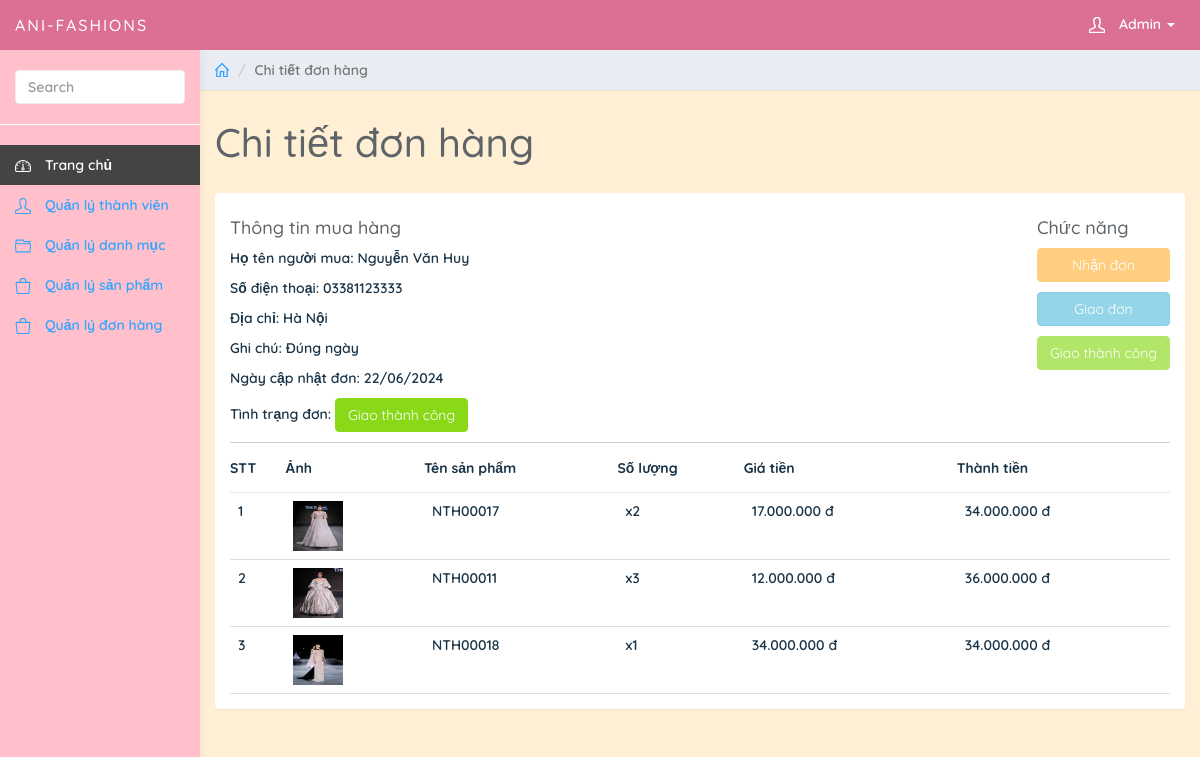
The app's page /admin/index.php?page_layout=order_detail.php&id=15 (signed in) with its own data.
### tables this page shows
CREATE TABLE `orders` (
  `id` int(11) NOT NULL,
  `code` varchar(11) NOT NULL,
  `user_id` int(11) NOT NULL,
  `fullname` varchar(255) NOT NULL,
  `email` varchar(255) NOT NULL,
  `phone` varchar(11) DEFAULT NULL,
  `address` text NOT NULL,
  `total` bigint(20) NOT NULL,
  `note` text DEFAULT NULL,
  `payment` varchar(255) NOT NULL,
  `order_date` date NOT NULL,
  `status` int(11) NOT NULL,
  `IsDeleted` int(1) DEFAULT NULL
);

CREATE TABLE `orders_detail` (
  `id` int(11) NOT NULL,
  `id_order` int(11) NOT NULL,
  `code` varchar(11) NOT NULL,
  `image` text NOT NULL,
  `name` varchar(255) NOT NULL,
  `quantity` int(11) NOT NULL,
  `price` bigint(20) NOT NULL
);

### admin/orders/order_detail.php (the view, shortened to what this page needs)
<?php
if ($connect) {
    if(isset($_GET['id']) && $_GET['id']){
        $order = $connect->query("SELECT * FROM orders WHERE id = ".$_GET['id']);
        $detail = $connect->query("SELECT * FROM orders_detail WHERE id_order = ".$_GET['id']);
        if($detail->num_rows){
            $list = $detail;
            $one = $order->fetch_assoc();
        }else{
            header("Location: ?page_layout=orders");
            exit;
        }
    }else{
        header("Location: ?page_layout=orders");
        exit;
    }
}
?>
<div class="col-sm-9 col-sm-offset-3 col-lg-10 col-lg-offset-2 main">
    <div class="row">
        <ol class="breadcrumb">
            <li>
                <a href="#"><svg class="glyph stroked home">
                        <use xlink:href="#stroked-home"></use>
                    </svg>
                </a>
            </li>
            <li class="active">Chi tiết đơn hàng</li>
        </ol>
    </div>
    <div class="row">
        <div class="col-lg-12">
            <h1 class="page-header">Chi tiết đơn hàng</h1>
        </div>
    </div>
    <div class="row">
        <div class="col-lg-12">
            <div class="panel panel-default">
                <div class="panel-body">
                    <div class="d-flex justify-content-between border-bottom">
                        <div class="">
                            <h4>Thông tin mua hàng</h4>
                            <p>Họ tên người mua: <?=$one['fullname']?></p>
                            <p>Số điện thoại: <?=$one['phone']?></p>
                            <p>Địa chỉ: <?=$one['address']?></p>
                            <p>Ghi chú: <?=$one['note']?></p>
                            <p>Ngày cập nhật đơn: <?php echo date('d/m/Y',strtotime($one['order_date'])) ?></p>
                            <p>
                                Tình trạng đơn:
                                <span class="btn <?php echo $one['status'] == 0 || $one['status'] == 1 || $one['status'] == 2 ? 'btn-warning' : ($one['status'] == 3 ? 'btn-success' : 'btn-danger') ?>">
                                    <?php echo $one['status'] == 0 ? 'Chưa nhận đơn' : ($one['status'] == 1 ? 'Đang nhận đơn' : ($one['status'] == 2 ? 'Đang giao đơn' : ($one['status'] == 3 ? 'Giao thành công' : 'Đã hủy đơn'))) ?>
                                </span>
                            </p>
                        </div>
                        <div class="">
                            <h4>Chức năng</h4>
                            <a href="?page_layout=order_detail.php&id=<?=$one['id']?>&status=1" class="<?=$one['status'] == 3 || $one['status'] == 4 ? 'disabled' : ''?> btn btn-warning d-block mb-2">Nhận đơn</a>
                            <a href="?page_layout=order_detail.php&id=<?=$one['id']?>&status=2" class="<?=$one['status'] == 3 || $one['status'] == 4 ? 'disabled' : ''?> btn btn-info d-block mb-2">Giao đơn</a>
                            <a href="?page_layout=order_detail.php&id=<?=$one['id']?>&status=3" class="<?=$one['status'] == 3 || $one['status'] == 4 ? 'disabled' : ''?> btn btn-success d-block mb-2">Giao thành công</a>
                        </div>
                    </div>
                    <table class="table">
                        <thead>
                            <tr>
                                <th scope="col">STT</th>
                                <th scope="col">Ảnh</th>
                                <th scope="col">Tên sản phẩm</th>
                                <th scope="col">Số lượng</th>
                                <th scope="col">Giá tiền</th>
                                <th scope="col">Thành tiền</th>
                            </tr>
                        </thead>
                        <tbody>
                            <?php
                            $stt = 0;
                            while ($one = mysqli_fetch_assoc($list)) {
                                $stt++;
                                $subtotal = $one['price'] * $one['quantity'];
                            ?>
                                <tr>
                                    <td class=""><?php echo $stt ?></td>
                                    <td class=""><img src="./images/<?php echo $one['image'] ?>" width="50" height="50" alt=""></td>
                                    <td class=""><?php echo $one['name'] ?></td>
                                    <td class="">x<?php echo $one['quantity'] ?></td>
                                    <td class=""><?php echo number_format($one['price'],0,',','.') ?> đ</td>
                                    <td class=""><?php echo number_format($subtotal ,0,',','.') ?> đ</td>
                                </tr>
                            <?php } ?>
                        </tbody>
                    </table>
                </div>
            </div>
        </div>
    </div>
</div>

### admin/css/styles.css (style rules this page uses)
p { color: #1b3548; }
a, a:hover, a:focus { color: #30a5ff; }
h1, h2, h3, h4, h5, h6 { color: #5f6468; }
h1 { font-weight: 500; font-size: 40px; }
h3, h4 { font-weight: 500; }
.btn-success, .btn-success:hover, .btn-success:focus, .btn-success:active, .btn-success.active, .open > .dropdown-toggle.btn-success, .btn-success.disabled, .btn-success[disabled], fieldset[disabled] .btn-success, .btn-success.disabled:hover, .btn-success[disabled]:hover, fieldset[disabled] .btn-success:hover, .btn-success.disabled:focus, .btn-success[disabled]:focus, fieldset[disabled] .btn-success:focus, .btn-success.disabled:active, .btn-success[disabled]:active, fieldset[disabled] .btn-success:active, .btn-success.disabled.active, .btn-success[disabled].active, fieldset[disabled] .btn-success.active { background-color: #8ad919; border-color: #8ad919; }
.btn-warning, .btn-warning:hover, .btn-warning:focus, .btn-warning:active, .btn-warning.active, .open > .dropdown-toggle.btn-warning, .btn-warning.disabled, .btn-warning[disabled], fieldset[disabled] .btn-warning, .btn-warning.disabled:hover, .btn-warning[disabled]:hover, fieldset[disabled] .btn-warning:hover, .btn-warning.disabled:focus, .btn-warning[disabled]:focus, fieldset[disabled] .btn-warning:focus, .btn-warning.disabled:active, .btn-warning[disabled]:active, fieldset[disabled] .btn-warning:active, .btn-warning.disabled.active, .btn-warning[disabled].active, fieldset[disabled] .btn-warning.active { background-color: #ffb53e; border-color: #ffb53e; }
.panel { border: 0; }
.breadcrumb { border-radius: 0; padding: 10px 15px; background: #e9ecf2; box-shadow: 0 1px 1px rgba(0, 0, 0, 0.05); margin: 0; }
h1.page-header { margin-top: 30px; border-bottom: 0; }
.table { background: #fff; }
.table > thead > tr > th { border-bottom: 1px solid #e6e7e8; vertical-align: middle; height: 50px; }
.breadcrumb .glyph { height: 14px; width: 14px; margin: -2px 0 0 0; stroke-width: 4px; }
thead { font-weight: bold; }
.d-flex { display: flex; }
.justify-content-between { justify-content: space-between; }
.border-bottom { border-bottom: 1px solid #ccc; }
.d-block { display: block; }
.mb-2 { margin-bottom: 1rem; }

### records on screen
orders: fullname "Nguyễn Văn Huy", phone "03381123333", address "Hà Nội", note "Đúng ngày", order_date "22/06/2024"
orders_detail: shows a picture, name "NTH00017", quantity "2", price "17.000.000", subtotal "34.000.000"
orders_detail: shows a picture, name "NTH00011", quantity "3", price "12.000.000", subtotal "36.000.000"
orders_detail: shows a picture, name "NTH00018", quantity "1", price "34.000.000", subtotal "34.000.000"
